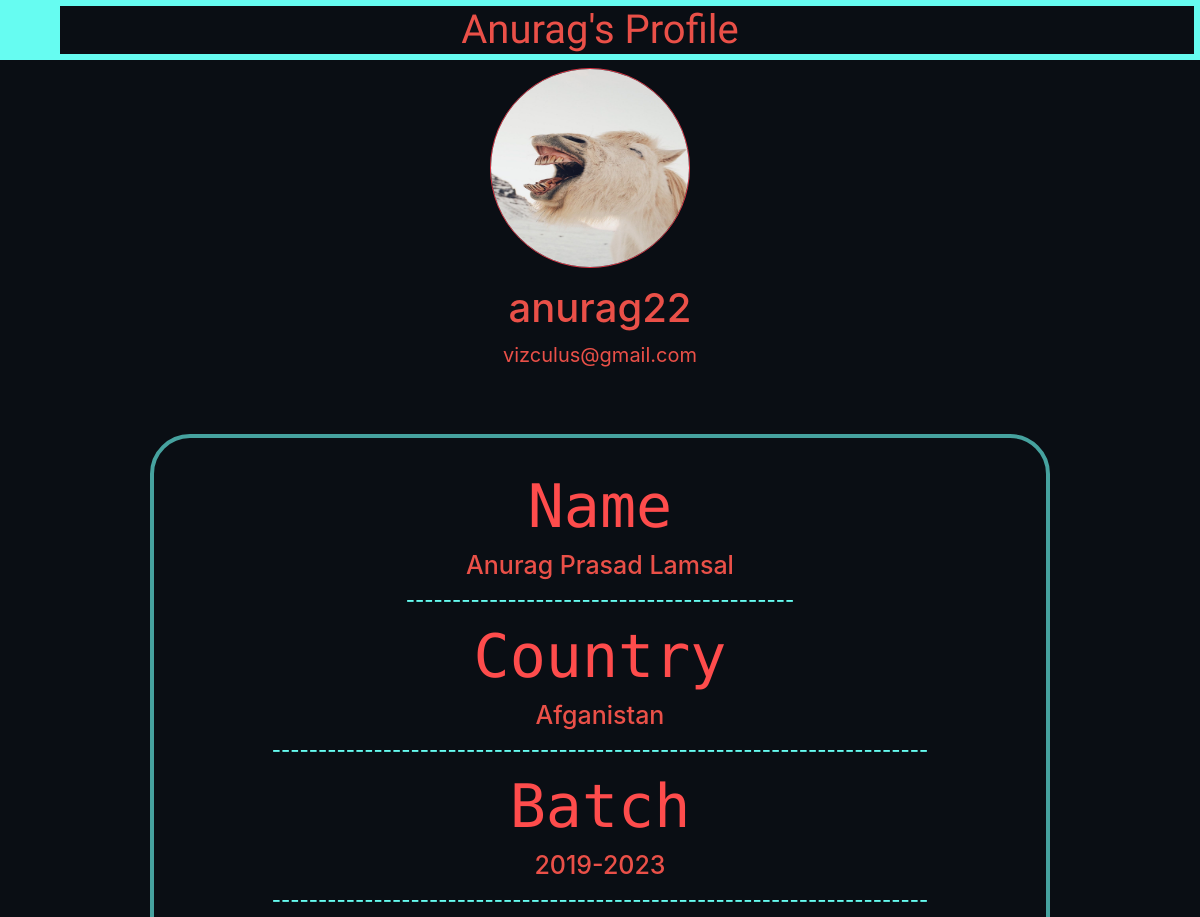
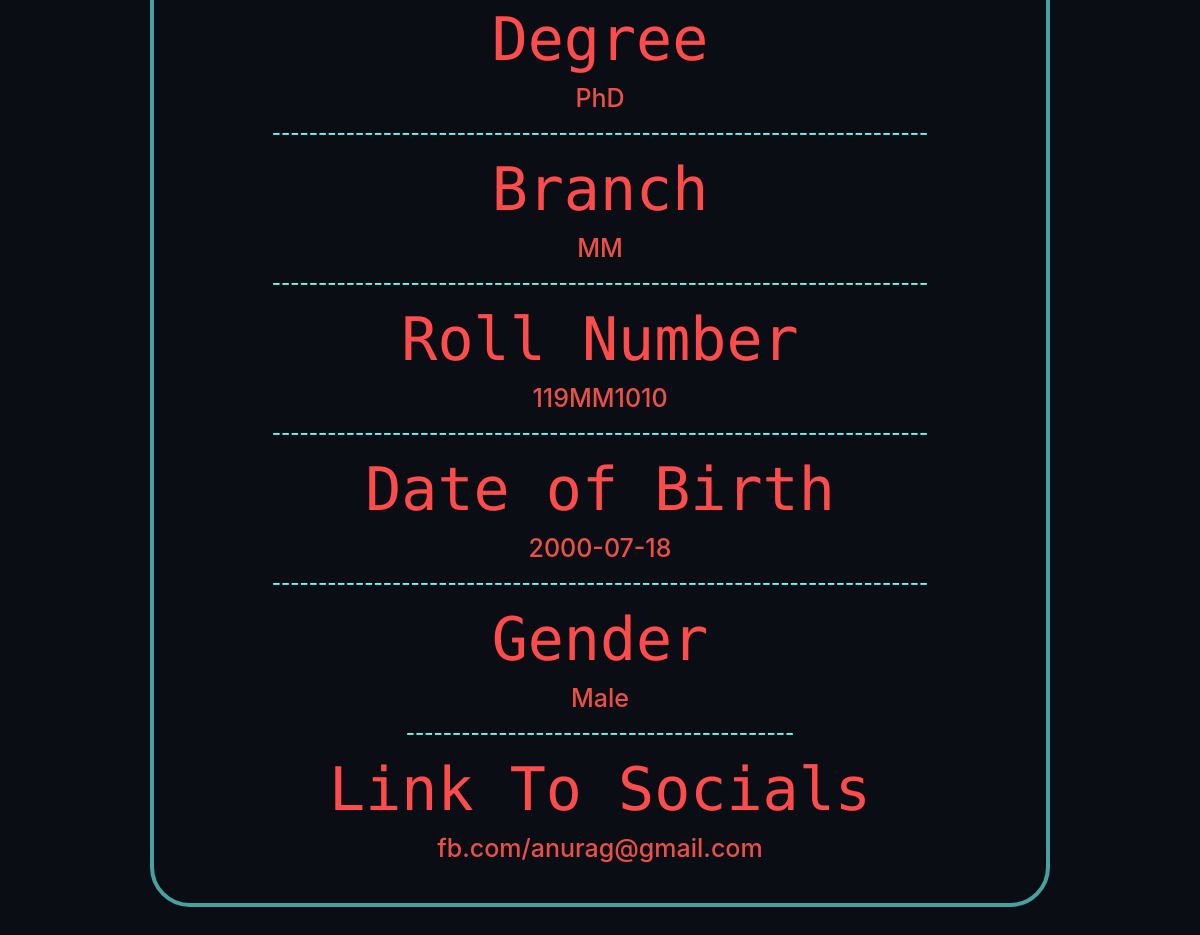
The page /profile (signed in) on the database its author committed (2 pictures, top to bottom).
### main/models.py (models this page shows)
class User(db.Model, UserMixin):
    id = db.Column(db.Integer, primary_key=True)
    username = db.Column(db.String(120), unique=True, nullable=False)
    email = db.Column(db.String(20), unique=True, nullable=False)
    fname = db.Column(db.String(120), unique=False, nullable=False)
    mname = db.Column(db.String(120), unique=False, nullable=True)
    lname = db.Column(db.String(120), unique=False, nullable=False)
    batch = db.Column(db.String(120), unique=False, nullable=False)
    degree = db.Column(db.String(120), unique=False, nullable=False)
    branch = db.Column(db.String(120), unique=False, nullable=False)
    rollno = db.Column(db.String(120), unique=True, nullable=False)
    country = db.Column(db.String(120), unique=False, nullable=False)
    social = db.Column(db.String(500), unique=False, nullable=True)
    birthdate = db.Column(db.String(120), unique=False, nullable=False)
    gender = db.Column(db.String(120), unique=False, nullable=False)
    age = db.Column(db.String(120), unique=False, nullable=False)
    password = db.Column(db.String(100), unique=False, nullable=False)
    image_file = db.Column(db.String(20), nullable = False, default = 'default.jpg')

### main/routes.py (the view)
@app.route("/profile")
@login_required
def profile():
    image_file = url_for ('static', filename='pp/' + current_user.image_file)
    return render_template("profile.html", title_given="General", image_file=image_file)

### main/models.py (called while the page is built)
@login_manager.user_loader
def load_user(user_id):
    return User.query.get(int(user_id))

### main/templates/profile.html
{% extends "layout.html" %} {% block content %}
<h1 class='welcome'> {{current_user.fname}}'s Profile</h1>
<div class="content-section">
        <img class=" border  border-danger rounded-circle account-img" src={{ image_file }}>
        <div class="media-body">
            <h2 class="account-username">{{current_user.username}}</h2>
            <p class="account-email">{{current_user.email}}</p>
        </div>
</div>
<div class = 'account-info'>
    <h1 class = 'info-label'> Name</h1>
    <h2 class = 'info-detail'> {{current_user.fname}} {{current_user.mname}} {{current_user.lname}}</h2>
    <h3 class = 'info-line'>------------------------------------------</h3>
    <h1 class = 'info-label'>Country</h1>
    <h2 class = 'info-detail'>{{current_user.country}}</h2>
    <h3 class = 'info-line'>-----------------------------------------------------------------------</h3>
    <h1 class = 'info-label'>Batch</h1>
    <h2 class = 'info-detail'>{{current_user.batch}}</h2>
    <h3 class = 'info-line'>-----------------------------------------------------------------------</h3>
    <h1 class = 'info-label'>Degree</h1>
    <h2 class = 'info-detail'>{{current_user.degree}}</h2>
    <h3 class = 'info-line'>-----------------------------------------------------------------------</h3>
    <h1 class = 'info-label'>Branch</h1>
    <h2 class = 'info-detail'>{{current_user.branch}}</h2>
    <h3 class = 'info-line'>-----------------------------------------------------------------------</h3>
    <h1 class = 'info-label'>Roll Number</h1>
    <h2 class = 'info-detail'>{{current_user.rollno}}</h2>
    <h3 class = 'info-line'>-----------------------------------------------------------------------</h3>
    <h1 class = 'info-label'>Date of Birth</h1>
    <h2 class = 'info-detail'>{{current_user.birthdate}}</h2>
    <h3 class = 'info-line'>-----------------------------------------------------------------------</h3>
    <h1 class = 'info-label'>Gender</h1>
    <h2 class = 'info-detail'>{{current_user.gender}}</h2>
    <h3 class = 'info-line'>------------------------------------------</h3>
    <h1 class = 'info-label'>Link To Socials</h1>
    <h2 class='info-detail'>{{current_user.social}}</h2>
</div>
{% endblock content %}

### main/static/main.css (style rules this page uses)
body { background-color: #0A0E14; }
.welcome { text-align: center; color:#EA5048; font-family: 'Indie Flower'; border:6px solid #66FCF1; }
.account-img { height: 200px; width: 200px; margin-right: 20px; margin-bottom: 16px; }
.account-username { color:#EA5048; font-size: 40px; }
.account-email { color:#EA5048; font-size:20px; }
.content-section { text-align: center; }
.account-info { max-width:900px; margin: 4rem auto; border:4px solid #46A29F; padding:2rem; text-align:center; border-radius: 40px; }
.info-label { color: #FE4C4C; text-align: center; font-family: 'Ubuntu Mono', monospace; font-size:60px; }
.info-detail { color: #EA5048; text-align: center; font-size: 25px; }
.info-line { color: #66FCF1; text-align: center; font-size: 20px; }

### rows shown on the page
User: fname "Anurag", username "anurag22", email "vizculus@gmail.com", mname "Prasad", lname "Lamsal", country "Afganistan", batch "2019-2023", degree "PhD", branch "MM", rollno "119MM1010", birthdate "2000-07-18", gender "Male", social "fb.com/anurag@gmail.com"
